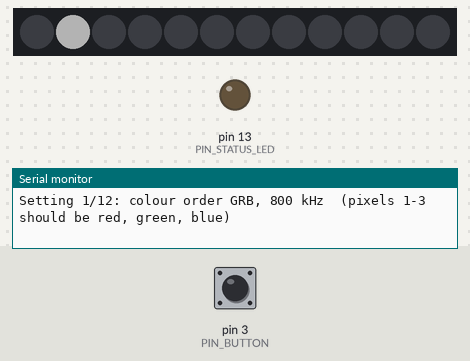
A sketch run on a simulated Arduino Mega 2560, built with avr-gcc and run on an emulated ATmega2560. Shown: 12 RGB LEDs in strip order, left to right, output pins drawn as LEDs (lit = HIGH), the last lines printed to the serial monitor. Dashed ring = blinking. The inputs (shaded band) are chosen by the test bench; at power-on: pin 3 (PIN_BUTTON) HIGH. Dim RGB values are drawn brighter than linear.

Above: at 3.6 s.
3.7 s: pin 3 (PIN_BUTTON) pulled LOW for 0.15 s
At 5.1 s:
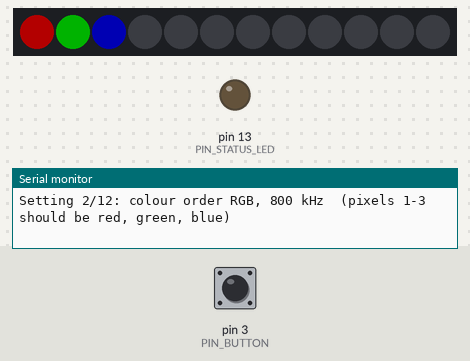
5.3 s: pin 3 (PIN_BUTTON) pulled LOW for 1 s
At 5.45 s:
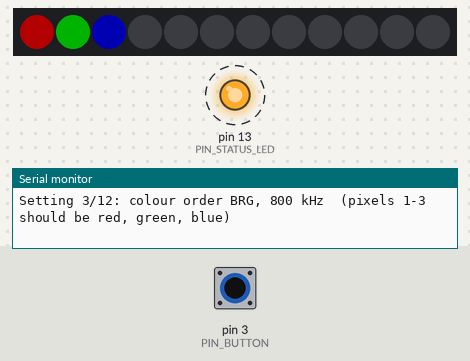
7.8 s: pin 3 (PIN_BUTTON) pulsed LOW 5 times (0.12 s each, 0.3 s apart)
At 7.95 s:
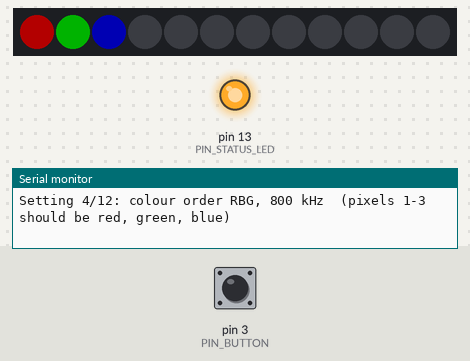
10.8 s: pin 3 (PIN_BUTTON) pulled LOW for 0.15 s
Timing chart, 0 to 15.5 s (numbered marks = the images above; inputs shaded):
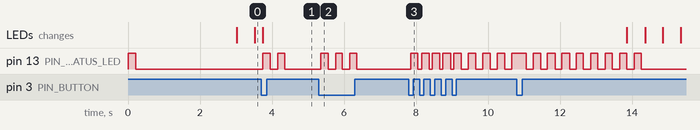

Measured:
- after the input at 3.7 s, pin 13 (PIN_STATUS_LED): alternates HIGH for 0.20 s and LOW for 0.21 s, 4 changes in all, then stays LOW, starting after 0.05 s; the LEDs: change after 0.05 s (image 1)
- after the input at 5.3 s, pin 13 (PIN_STATUS_LED): alternates HIGH for 0.19 s and LOW for 0.21 s, 6 changes in all, then stays LOW, starting after 0.05 s
- after the input at 7.8 s, pin 13 (PIN_STATUS_LED): goes 4 × (HIGH 0.21 s, LOW 0.11 s), 4 × (HIGH 0.21 s, LOW 0.19 s), then HIGH, starting after 0.05 s

The sketch:

sketch.ino
```cpp
/*
 * LED strip test - find out what kind of addressable strip you have
 * (made for the 12 V WS2811 strip LED-N-RGB-W2812X150-5M from partco.fi, but it works with any
 * NeoPixel-type strip: WS2811, WS2812, WS2812B, ...).
 *
 * Cut a short piece of the strip (3 to 6 pieces of 10 cm are plenty), connect it as described in
 * README.txt (data on pin 6, strip power from a 12 V supply, common GND) and run this sketch.
 * It steps through 12 settings: 6 colour orders x 2 bit speeds (800 kHz and 400 kHz). Each
 * setting runs for PHASE_MS, then the next one starts (or press the button on pin 3 to go on at once).
 *
 * What every setting shows:
 *   1. First 3 seconds, COLOUR TEST: pixel 1 should be RED, pixel 2 GREEN, pixel 3 BLUE.
 *   2. Then WALKING PIXEL: one white pixel moves along the strip, one step at a time.
 * The built-in LED on pin 13 blinks the number of the setting (1..12) at the start of every setting,
 * and the Serial Monitor (115200 baud) prints the same with the names.
 *
 * Tell what you see:
 *   - Which setting numbers show red, green, blue in the right order (that is the colour order and
 *     the speed to use). A wrong speed usually shows nothing, random colours or flicker.
 *   - When the white pixel walks: how many LEDs light up at the same time (1 or 3)? Three LEDs per
 *     step means one control chip drives three LEDs, so the pixels are 10 cm long.
 *   - Whether the last pixels of the piece work, and whether anything flickers.
 *
 * Settings are at the top. Only built-in types are used in function signatures (Arduino's
 * automatic prototypes, see the main sketch).
 */

#include <Adafruit_NeoPixel.h>

// ============================== CONFIGURATION ==============================
constexpr uint8_t PIN_STRIP_DATA = 6;       // data line (through a 330 ohm resistor) to DIN of the strip
constexpr uint8_t PIN_BUTTON = 3;           // optional push button to GND: next setting
constexpr uint8_t PIN_STATUS_LED = 13;      // blinks the number of the setting
constexpr uint16_t TEST_PIXELS = 12;        // how many pixels to drive (more than the piece has is harmless)
constexpr uint8_t BRIGHTNESS = 60;          // 0..255, keep it low for a bench test
constexpr uint32_t PHASE_MS = 12000;        // time one setting is shown
constexpr bool AUTO_ADVANCE = true;         // false: change the setting only with the button
constexpr uint32_t COLOUR_TEST_MS = 3000;   // the first part of a setting: red, green, blue
constexpr uint16_t WALK_STEP_MS = 500;      // time the walking pixel stays on one pixel
constexpr uint16_t DEBOUNCE_MS = 40;

constexpr uint8_t SETTING_COUNT = 12;
// ===========================================================================

Adafruit_NeoPixel strip(TEST_PIXELS, PIN_STRIP_DATA, NEO_GRB + NEO_KHZ800);

uint8_t setting = 0;                 // 0..SETTING_COUNT-1
unsigned long phaseStart = 0;
uint8_t buttonStable = HIGH;
uint8_t buttonRaw = HIGH;
unsigned long buttonChangedAt = 0;

// The wire colour order of a setting (the first six settings use 800 kHz, the next six 400 kHz).
uint16_t orderFlags(uint8_t s) {
  switch (s % 6) {
    case 0:  return NEO_GRB;
    case 1:  return NEO_RGB;
    case 2:  return NEO_BRG;
    case 3:  return NEO_RBG;
    case 4:  return NEO_GBR;
    default: return NEO_BGR;
  }
}

uint16_t speedFlags(uint8_t s) {
  return s < 6 ? NEO_KHZ800 : NEO_KHZ400;
}

void printSettingName(uint8_t s) {
  switch (s % 6) {
    case 0:  Serial.print(F("GRB")); break;
    case 1:  Serial.print(F("RGB")); break;
    case 2:  Serial.print(F("BRG")); break;
    case 3:  Serial.print(F("RBG")); break;
    case 4:  Serial.print(F("GBR")); break;
    default: Serial.print(F("BGR")); break;
  }
  Serial.print(s < 6 ? F(", 800 kHz") : F(", 400 kHz"));
}

void startSetting(uint8_t s, unsigned long now) {
  setting = s % SETTING_COUNT;
  phaseStart = now;
  strip.updateType(orderFlags(setting) + speedFlags(setting));
  strip.clear();
  strip.show();
  Serial.print(F("Setting "));
  Serial.print(setting + 1);
  Serial.print(F("/"));
  Serial.print(SETTING_COUNT);
  Serial.print(F(": colour order "));
  printSettingName(setting);
  Serial.println(F("  (pixels 1-3 should be red, green, blue)"));
}

// True when the button was just pressed (debounced, active low).
bool buttonPressed(unsigned long now) {
  const uint8_t raw = digitalRead(PIN_BUTTON);
  if (raw != buttonRaw) {
    buttonRaw = raw;
    buttonChangedAt = now;
  }
  if (raw != buttonStable && now - buttonChangedAt >= DEBOUNCE_MS) {
    buttonStable = raw;
    return raw == LOW;
  }
  return false;
}

// Blinks the status LED (setting number) during the first part of every setting.
void updateStatusLed(unsigned long t) {
  const unsigned long blinkTime = (unsigned long)(setting + 1) * 400UL;
  const bool on = t < blinkTime && ((t / 200UL) % 2UL) == 0;
  digitalWrite(PIN_STATUS_LED, on ? HIGH : LOW);
}

void drawSetting(unsigned long t) {
  strip.clear();
  if (t < COLOUR_TEST_MS) {
    strip.setPixelColor(0, strip.Color(255, 0, 0));    // pixel 1: red
    strip.setPixelColor(1, strip.Color(0, 255, 0));    // pixel 2: green
    strip.setPixelColor(2, strip.Color(0, 0, 255));    // pixel 3: blue
  } else {
    const uint16_t pos = (uint16_t)(((t - COLOUR_TEST_MS) / WALK_STEP_MS) % TEST_PIXELS);
    strip.setPixelColor(pos, strip.Color(255, 255, 255));  // one white pixel walks along the strip
  }
  strip.show();
}

void setup() {
  Serial.begin(115200);
  pinMode(PIN_BUTTON, INPUT_PULLUP);
  pinMode(PIN_STATUS_LED, OUTPUT);
  strip.begin();
  strip.setBrightness(BRIGHTNESS);
  Serial.println(F("LED strip test: watch the strip and tell what you see (see the top of sketch.ino)."));
  startSetting(0, millis());
}

void loop() {
  const unsigned long now = millis();
  if (buttonPressed(now)) {
    startSetting(setting + 1, now);
  } else if (AUTO_ADVANCE && now - phaseStart >= PHASE_MS) {
    startSetting(setting + 1, now);
  }
  const unsigned long t = now - phaseStart;
  updateStatusLed(t);
  drawSetting(t);
  delay(20);
}
```
